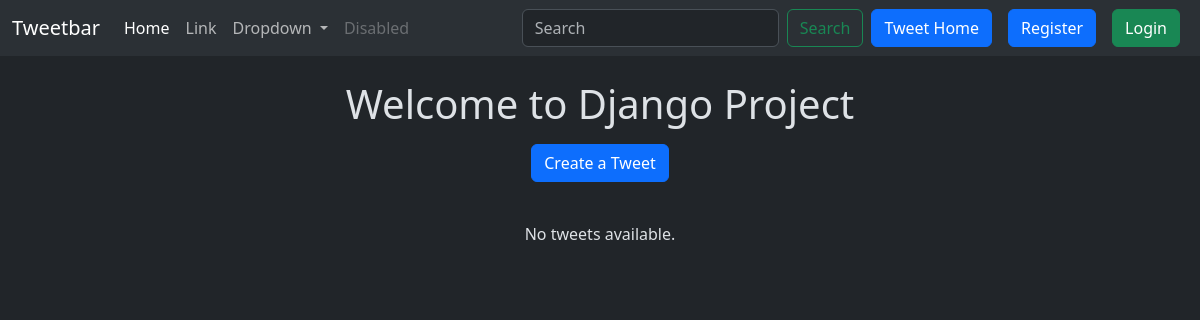
The page /tweet/ on the database as committed earlier.
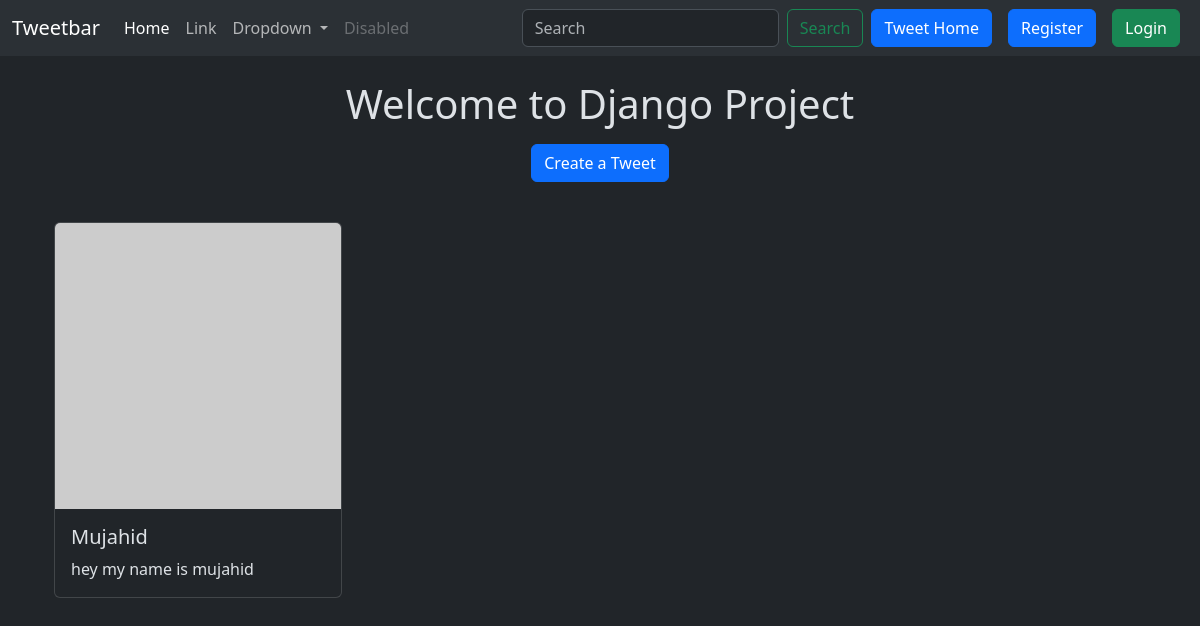
The same page on the database as committed later.
### tweet/models.py (models this page shows, shortened)
class Tweet(models.Model):
    user = models.ForeignKey(User, on_delete=models.CASCADE)
    text=models.TextField(max_length=240)
    photo=models.ImageField(upload_to='photos/',blank=True,null=True)
    created_at=models.DateTimeField(auto_now_add=True)
    updated_at=models.DateTimeField(auto_now=True)

### tweet/views.py (the view)
# urls.py: path('', views.tweet_list, name='tweet_list'),
def tweet_list(request):
    tweets=Tweet.objects.all().order_by('-created_at')
    return render(request,'tweet_list.html',{'tweets':tweets})

### tweet/templates/tweet_list.html (shortened to what this page needs)
{% extends "layout.html" %}
{% block content %}
<div class="container mt-4">
    <h1 class="text-center">Welcome to Django Project</h1>
    <div class="text-center my-3">
        <a class="btn btn-primary mb-4" href="{% url 'tweet_create' %}">Create a Tweet</a>
    </div>
    <div class="row">
        {% for tweet in tweets %}
        <div class="col-md-4 mb-4">
            <div class="card" style="width: 18rem;">
                {% if tweet.photo %}
                    <img src="{{ tweet.photo.url }}" class="card-img-top" alt="Tweet Image">
                {% else %}
                    <img src="https://via.placeholder.com/150" class="card-img-top" alt="Default Image">
                {% endif %}
                <div class="card-body">
                    <h5 class="card-title">{{ tweet.user.username }}</h5>
                    <p class="card-text">{{ tweet.text }}</p>
                </div>
            </div>
        </div>
        {% empty %}
        <p class="text-center">No tweets available.</p>
        {% endfor %}
    </div>
</div>
{% endblock %}

Rows that differ between the two databases and show on the page:
added Tweet: user.username "Mujahid", text "hey my name is mujahid"
Other text that changed with them:
text no longer shown: "No tweets available."
